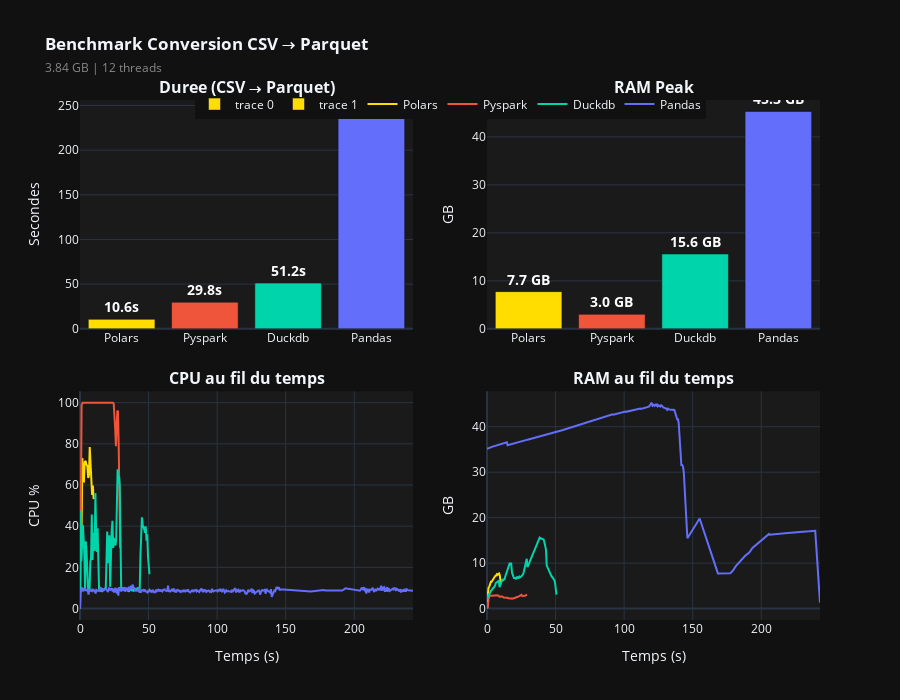

Notebook code for this chart:
### Code cell
# Dashboard Conversion
names = [d["name"] for d in sorted_data]
durations = [d["duration"] for d in sorted_data]
memory_peaks = [d["memory_max"] for d in sorted_data]
colors = [d["color"] for d in sorted_data]
min_duration = min(durations) if durations else 1
ratios = [d / min_duration for d in durations]

fig = make_subplots(
    rows=2, cols=2,
    subplot_titles=(
        "<b>Duree (CSV → Parquet)</b>",
        "<b>RAM Peak</b>",
        "<b>CPU au fil du temps</b>",
        "<b>RAM au fil du temps</b>"
    ),
    specs=[[{"type": "bar"}, {"type": "bar"}], [{"type": "scatter"}, {"type": "scatter"}]],
    vertical_spacing=0.12,
)

# Duree
fig.add_trace(go.Bar(
    x=names, y=durations, marker_color=colors,
    text=[f"<b>{d:.1f}s</b>" for d in durations],
    textposition="outside", textfont=dict(size=14, color="white"),
), row=1, col=1)

# RAM Peak
fig.add_trace(go.Bar(
    x=names, y=[m/1024 for m in memory_peaks], marker_color=colors,
    text=[f"<b>{m/1024:.1f} GB</b>" for m in memory_peaks],
    textposition="outside", textfont=dict(size=14, color="white"),
), row=1, col=2)

# CPU over time
for d in sorted_data:
    ts = d["timeseries"]
    if ts:
        fig.add_trace(go.Scatter(
            x=[p["timestamp"] for p in ts],
            y=[p.get("cpu_percent", 0) for p in ts],
            mode="lines", name=d["name"],
            line=dict(color=d["color"], width=2),
        ), row=2, col=1)

# RAM over time
for d in sorted_data:
    ts = d["timeseries"]
    if ts:
        fig.add_trace(go.Scatter(
            x=[p["timestamp"] for p in ts],
            y=[p.get("memory_mb", 0) / 1024 for p in ts],
            mode="lines", name=d["name"], showlegend=False,
            line=dict(color=d["color"], width=2),
        ), row=2, col=2)

fig.update_layout(
    title=f"<b>Benchmark Conversion CSV → Parquet</b><br><span style='font-size:12px;color:#888'>{file_size_gb:.2f} GB | {sys_info['cpu_logical']} threads</span>",
    height=700, template="plotly_dark", paper_bgcolor="#111111", plot_bgcolor="#1a1a1a",
    legend=dict(orientation="h", y=1.02, x=0.5, xanchor="center"),
)
fig.update_yaxes(title_text="Secondes", row=1, col=1)
fig.update_yaxes(title_text="GB", row=1, col=2)
fig.update_yaxes(title_text="CPU %", row=2, col=1)
fig.update_yaxes(title_text="GB", row=2, col=2)
fig.update_xaxes(title_text="Temps (s)", row=2, col=1)
fig.update_xaxes(title_text="Temps (s)", row=2, col=2)

fig.show()

### Figure 1 — Plotly figure (JSON) as saved in the notebook; plotly's stock layout.template omitted (floating-point values rounded to 4 significant figures; data arrays with more than 128 entries replaced by an {"elided": "..."} marker saying what was removed)
{"data": [{"marker": {"color": ["#FFDD00", "#EF553B", "#00D4AA", "#636EFA"]}, "text": ["<b>10.6s</b>", "<b>29.8s</b>", "<b>51.2s</b>", "<b>243.4s</b>"], "textfont": {"color": "white", "size": 14}, "textposition": "outside", "type": "bar", "x": ["Polars", "Pyspark", "Duckdb", "Pandas"], "xaxis": "x", "y": [10.59, 29.78, 51.18, 243.4], "yaxis": "y"}, {"marker": {"color": ["#FFDD00", "#EF553B", "#00D4AA", "#636EFA"]}, "text": ["<b>7.7 GB</b>", "<b>3.0 GB</b>", "<b>15.6 GB</b>", "<b>45.3 GB</b>"], "textfont": {"color": "white", "size": 14}, "textposition": "outside", "type": "bar", "x": ["Polars", "Pyspark", "Duckdb", "Pandas"], "xaxis": "x2", "y": [7.745, 3.006, 15.59, 45.3], "yaxis": "y2"}, {"line": {"color": "#FFDD00", "width": 2}, "mode": "lines", "name": "Polars", "type": "scatter", "x": [0, 0.5267, 1.077, 1.739, 2.292, 2.85, 3.396, 4.134, 4.667, 5.307, 5.985, 6.512, 7.095, 7.657, 8.235, 8.834, 9.388, 9.965], "xaxis": "x3", "y": [8.142, 62.28, 33.32, 73.08, 61.98, 61.79, 71.13, 71.65, 69.92, 69.36, 63.43, 64.52, 78.39, 72.54, 64, 55.21, 59.72, 53.13], "yaxis": "y3"}, {"line": {"color": "#EF553B", "width": 2}, "mode": "lines", "name": "Pyspark", "type": "scatter", "x": [0.111, 0.6222, 1.166, 1.92, 3.261, 3.997, 4.84, 5.57, 6.29, 6.951, 7.617, 8.307, 8.906, 9.541, 10.35, 11.11, 12.18, 13.14, 13.73, 14.36, 14.96, 15.68, 16.37, 17.05, 17.65, 18.26, 18.8, 19.38, 19.95, 20.52, 21.07, 21.69, 22.22, 22.84, 23.42, 23.99, 24.6, 25.16, 25.67, 26.19, 26.7, 27.22, 27.73, 28.25, 28.76, 29.27], "xaxis": "x3", "y": [0, 50.2, 98.8, 100, 100, 100, 100, 100, 100, 100, 100, 100, 100, 100, 100, 100, 100, 100, 100, 100, 100, 100, 100, 100, 100, 100, 100, 100, 100, 99.8, 100, 100, 100, 99.8, 99.8, 100, 99.5, 87.3, 87.2, 78.9, 86.6, 96.1, 95.7, 77.4, 35.4, 29.4], "yaxis": "y3"}, {"line": {"color": "#00D4AA", "width": 2}, "mode": "lines", "name": "Duckdb", "type": "scatter", "x": [0.001002, 0.5192, 1.044, 1.596, 2.118, 2.652, 3.177, 3.695, 4.254, 4.849, 5.375, 5.894, 6.412, 6.949, 7.51, 8.049, 8.595, 9.125, 9.658, 10.18, 10.71, 11.24, 11.76, 12.32, 12.84, 13.38, 13.89, 14.41, 14.93, 15.45, 15.97, 16.49, 17.08, 17.65, 18.21, 18.77, 19.32, 19.86, 20.39, 20.92, 21.44, 22.02, 22.54, 23.08, 23.67, 24.22, 24.75, 25.32, 25.84, 26.37, 26.9, 27.42, 27.95, 28.47, 29.0, 29.52, 30.06, 30.57, 31.09, 31.61, 32.13, 32.65, 33.18, 33.69, 34.21, 34.74, 35.28, 35.81, 36.33, 36.86, 37.38, 37.9, 38.41, 38.93, 39.53, 40.11, 40.7, 41.29, 41.87, 42.44, 43.0, 43.55, 44.09, 44.63, 45.17, 45.74, 46.28, 46.83, 47.4, 47.93, 48.5, 49.04, 49.59, 50.14, 50.66], "xaxis": "x3", "y": [0, 47.44, 23.05, 30.23, 40.71, 33.82, 26.48, 8.825, 32.66, 26.48, 12.62, 9.808, 8.825, 8.333, 22.32, 24.75, 45.61, 23.54, 33.28, 36.92, 27.96, 56.05, 37.13, 27.47, 38.99, 19.43, 9.317, 9.842, 9.858, 8.075, 9.808, 8.567, 9.683, 9.233, 9.758, 9.25, 30.41, 37.38, 22, 31.57, 35.56, 10.59, 26.97, 37.27, 42.64, 29.43, 34.27, 32.13, 30.65, 33.31, 65.72, 67.67, 60.82, 64.49, 59.81, 18.63, 8.825, 9.333, 9.358, 9.3, 10.12, 9.333, 8.825, 9.333, 9.858, 8.808, 9.058, 8.092, 9.808, 9.083, 9.317, 8.583, 9.592, 8.342, 9.483, 9.658, 9.425, 8.767, 9.908, 9.967, 9.25, 9.283, 25.99, 37.02, 44.27, 40.71, 38.57, 38.46, 36.77, 39.97, 32.9, 36.07, 25.23, 19.22, 16.64], "yaxis": "y3"}, {"line": {"color": "#636EFA", "width": 2}, "mode": "lines", "name": "Pandas", "type": "scatter", "x": {"elided": "345 float values"}, "xaxis": "x3", "y": {"elided": "345 float values"}, "yaxis": "y3"}, {"line": {"color": "#FFDD00", "width": 2}, "mode": "lines", "name": "Polars", "showlegend": false, "type": "scatter", "x": [0, 0.5267, 1.077, 1.739, 2.292, 2.85, 3.396, 4.134, 4.667, 5.307, 5.985, 6.512, 7.095, 7.657, 8.235, 8.834, 9.388, 9.965], "xaxis": "x4", "y": [1.328, 3.129, 4.503, 4.871, 5.474, 5.903, 5.895, 6.413, 6.434, 6.827, 7.149, 7.24, 7.545, 7.405, 7.672, 7.745, 7.232, 5.4], "yaxis": "y4"}, {"line": {"color": "#EF553B", "width": 2}, "mode": "lines", "name": "Pyspark", "showlegend": false, "type": "scatter", "x": [0.111, 0.6222, 1.166, 1.92, 3.261, 3.997, 4.84, 5.57, 6.29, 6.951, 7.617, 8.307, 8.906, 9.541, 10.35, 11.11, 12.18, 13.14, 13.73, 14.36, 14.96, 15.68, 16.37, 17.05, 17.65, 18.26, 18.8, 19.38, 19.95, 20.52, 21.07, 21.69, 22.22, 22.84, 23.42, 23.99, 24.6, 25.16, 25.67, 26.19, 26.7, 27.22, 27.73, 28.25, 28.76, 29.27], "xaxis": "x4", "y": [0, 0.3099, 2.165, 2.894, 2.829, 2.904, 2.962, 2.896, 2.89, 2.933, 2.946, 2.834, 2.664, 2.554, 2.662, 2.671, 2.436, 2.431, 2.515, 2.435, 2.365, 2.237, 2.277, 2.225, 2.195, 2.174, 2.148, 2.255, 2.274, 2.394, 2.53, 2.543, 2.525, 2.63, 2.622, 2.665, 2.808, 3.006, 2.79, 2.789, 2.759, 2.797, 2.83, 2.951, 2.916, 2.99], "yaxis": "y4"}, {"line": {"color": "#00D4AA", "width": 2}, "mode": "lines", "name": "Duckdb", "showlegend": false, "type": "scatter", "x": [0.001002, 0.5192, 1.044, 1.596, 2.118, 2.652, 3.177, 3.695, 4.254, 4.849, 5.375, 5.894, 6.412, 6.949, 7.51, 8.049, 8.595, 9.125, 9.658, 10.18, 10.71, 11.24, 11.76, 12.32, 12.84, 13.38, 13.89, 14.41, 14.93, 15.45, 15.97, 16.49, 17.08, 17.65, 18.21, 18.77, 19.32, 19.86, 20.39, 20.92, 21.44, 22.02, 22.54, 23.08, 23.67, 24.22, 24.75, 25.32, 25.84, 26.37, 26.9, 27.42, 27.95, 28.47, 29.0, 29.52, 30.06, 30.57, 31.09, 31.61, 32.13, 32.65, 33.18, 33.69, 34.21, 34.74, 35.28, 35.81, 36.33, 36.86, 37.38, 37.9, 38.41, 38.93, 39.53, 40.11, 40.7, 41.29, 41.87, 42.44, 43.0, 43.55, 44.09, 44.63, 45.17, 45.74, 46.28, 46.83, 47.4, 47.93, 48.5, 49.04, 49.59, 50.14, 50.66], "xaxis": "x4", "y": [1.924, 2.622, 3.092, 3.228, 3.369, 3.835, 3.957, 4.179, 4.487, 4.548, 4.835, 5.065, 5.62, 5.685, 5.909, 5.967, 6.175, 4.701, 5.145, 5.562, 5.909, 6.473, 6.238, 6.473, 6.53, 7.115, 7.613, 8.119, 8.577, 9.063, 9.532, 9.892, 9.892, 9.888, 7.921, 7.226, 6.979, 6.579, 6.892, 6.442, 6.804, 6.959, 6.9, 6.628, 7.022, 6.876, 6.976, 7.137, 7.255, 7.571, 8.165, 8.888, 9.581, 10.3, 10.95, 9.115, 9.51, 9.935, 10.35, 10.76, 11.15, 11.53, 11.93, 12.29, 12.69, 13.06, 13.37, 13.62, 13.94, 14.35, 14.77, 15.18, 15.59, 15.47, 15.42, 15.36, 15.3, 15.21, 14.56, 13.79, 12.98, 9.465, 9.162, 8.841, 8.439, 7.985, 7.623, 7.239, 6.956, 6.735, 6.542, 6.281, 5.683, 4.362, 3.078], "yaxis": "y4"}, {"line": {"color": "#636EFA", "width": 2}, "mode": "lines", "name": "Pandas", "showlegend": false, "type": "scatter", "x": {"elided": "345 float values"}, "xaxis": "x4", "y": {"elided": "345 float values"}, "yaxis": "y4"}], "layout": {"annotations": [{"font": {"size": 16}, "showarrow": false, "text": "<b>Duree (CSV → Parquet)</b>", "x": 0.225, "xanchor": "center", "xref": "paper", "y": 1, "yanchor": "bottom", "yref": "paper"}, {"font": {"size": 16}, "showarrow": false, "text": "<b>RAM Peak</b>", "x": 0.775, "xanchor": "center", "xref": "paper", "y": 1, "yanchor": "bottom", "yref": "paper"}, {"font": {"size": 16}, "showarrow": false, "text": "<b>CPU au fil du temps</b>", "x": 0.225, "xanchor": "center", "xref": "paper", "y": 0.44, "yanchor": "bottom", "yref": "paper"}, {"font": {"size": 16}, "showarrow": false, "text": "<b>RAM au fil du temps</b>", "x": 0.775, "xanchor": "center", "xref": "paper", "y": 0.44, "yanchor": "bottom", "yref": "paper"}], "height": 700, "legend": {"orientation": "h", "x": 0.5, "xanchor": "center", "y": 1.02}, "paper_bgcolor": "#111111", "plot_bgcolor": "#1a1a1a", "title": {"text": "<b>Benchmark Conversion CSV → Parquet</b><br><span style='font-size:12px;color:#888'>3.84 GB | 12 threads</span>"}, "xaxis": {"anchor": "y", "domain": [0, 0.45]}, "xaxis2": {"anchor": "y2", "domain": [0.55, 1]}, "xaxis3": {"anchor": "y3", "domain": [0, 0.45], "title": {"text": "Temps (s)"}}, "xaxis4": {"anchor": "y4", "domain": [0.55, 1], "title": {"text": "Temps (s)"}}, "yaxis": {"anchor": "x", "domain": [0.56, 1], "title": {"text": "Secondes"}}, "yaxis2": {"anchor": "x2", "domain": [0.56, 1], "title": {"text": "GB"}}, "yaxis3": {"anchor": "x3", "domain": [0, 0.44], "title": {"text": "CPU %"}}, "yaxis4": {"anchor": "x4", "domain": [0, 0.44], "title": {"text": "GB"}}}}
